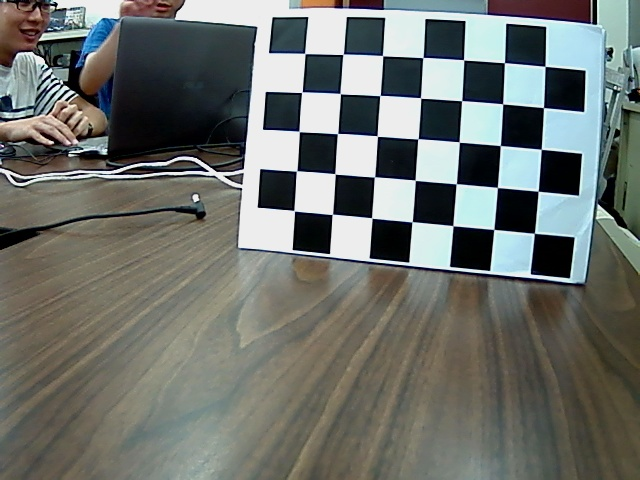
//> input picture cam_calibration/data/chessboard01.jpg, 640 x 480 px
$ ./calibration_main   (built with g++ and OpenCV 4)
//> lines starting //> are read from the running program, lines starting //| are printed output that depends on the picture; pictures that were not available may be replaced by others from this repository, and a replacement may not be noted
### cam_calibration/include/cam_calibration/calibration.h
#include <cstdio>
#include <opencv2/opencv.hpp>
#include <vector>
#include <string>

using namespace cv;
using namespace std;

class CameraCalibrator{
private:
    vector<string> m_filenames;
    Size m_borderSize;
    vector<vector<Point2f> > m_srcPoints;
    vector<vector<Point3f> > m_dstPoints;
    Mat map1,map2;
    int i=0;
public:
    void writeMatToFile(cv::Mat& m, const char* filename);
    void setFilename();
    void setBorderSize(const Size &borderSize);
    void addChessboardPoints();
    void addPoints(const vector<Point2f> &imageCorners, const vector<Point3f> &objectCorners);
    void calibrate(const Mat &src, Mat &dst);
    void load( cv::Mat& matData,string fileName);
};

### cam_calibration/src/calibration.cpp
#include <cam_calibration/calibration.h>
#include <iostream>
#include <fstream>
#include <iterator>
#include <vector>

// [81 lines left out: functions load, writeMatToFile, not called in this run]


void CameraCalibrator::setFilename(){
    m_filenames.clear();
    m_filenames.push_back("src/cam_calibration/data/chessboard01.jpg");
    m_filenames.push_back("src/cam_calibration/data/chessboard02.jpg");
    m_filenames.push_back("src/cam_calibration/data/chessboard03.jpg");
    m_filenames.push_back("src/cam_calibration/data/chessboard04.jpg");
    m_filenames.push_back("src/cam_calibration/data/chessboard05.jpg");
    m_filenames.push_back("src/cam_calibration/data/chessboard06.jpg");
    m_filenames.push_back("src/cam_calibration/data/chessboard07.jpg");
    m_filenames.push_back("src/cam_calibration/data/chessboard08.jpg");
    m_filenames.push_back("src/cam_calibration/data/chessboard09.jpg");
    m_filenames.push_back("src/cam_calibration/data/chessboard10.jpg");
    m_filenames.push_back("src/cam_calibration/data/chessboard11.jpg");
    m_filenames.push_back("src/cam_calibration/data/chessboard12.jpg");
    m_filenames.push_back("src/cam_calibration/data/chessboard13.jpg");
    m_filenames.push_back("src/cam_calibration/data/chessboard14.jpg");
}

void CameraCalibrator::setBorderSize(const Size &borderSize){
    m_borderSize = borderSize;
}

void CameraCalibrator::addChessboardPoints(){
    vector<Point2f> srcCandidateCorners;
    vector<Point3f> dstCandidateCorners;
    for(int i=0; i<m_borderSize.height; i++){
        for(int j=0; j<m_borderSize.width; j++){
            dstCandidateCorners.push_back(Point3f(i, j, 0.0f));
        }
    }

    for(int i=0; i<m_filenames.size(); i++){
        Mat image=imread(m_filenames[i],CV_LOAD_IMAGE_GRAYSCALE);
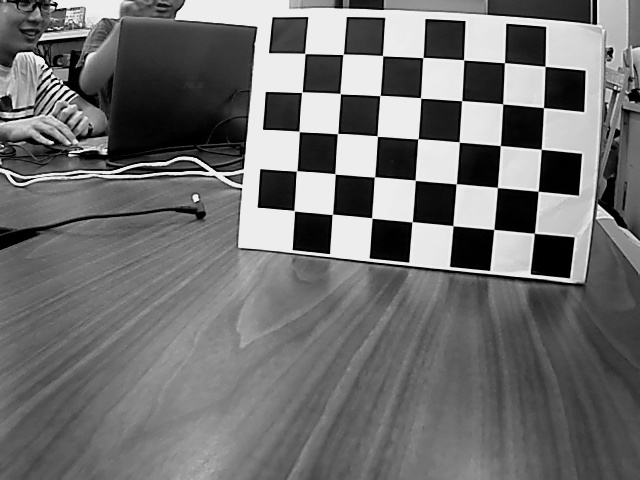
//> image: 480 rows x 640 cols, CV_8UC1; min 0, max 246, mean 111.7
        findChessboardCorners(image, m_borderSize, srcCandidateCorners);
//> srcCandidateCorners = 35 Points (x, y), first 12: [304.8, 53.48], [343, 54.38], [382.6, 55.63], [422.9, 57.62], [463.6, 59.79], [504.4, 62.67], [545.1, 66.39], [301.8, 92.18], [340.3, 93.62], [380, 95.5], [420.5, 97.87], [461.6, 100.6]
        TermCriteria param(TermCriteria::MAX_ITER + TermCriteria::EPS, 30, 0.1);
        cornerSubPix(image, srcCandidateCorners, Size(5,5), Size(-1,-1), param);
//> srcCandidateCorners = 35 Points (x, y), first 12: [304.8, 53.53], [343.1, 54.31], [382.6, 55.67], [422.9, 57.56], [463.6, 59.82], [504.4, 62.65], [545, 66.35], [301.9, 92.21], [340.3, 93.62], [380, 95.55], [420.6, 97.93], [461.6, 100.6]
        if(srcCandidateCorners.size() == m_borderSize.area()){
            addPoints(srcCandidateCorners, dstCandidateCorners);
//> in addPoints, `m_srcPoints.push_back(srcCorners);`: m_srcPoints = 1 point lists
        }
    }
//> pass 2 of the loop in addChessboardPoints, `for(int i=0; i<m_filenames.size(); i++)`:
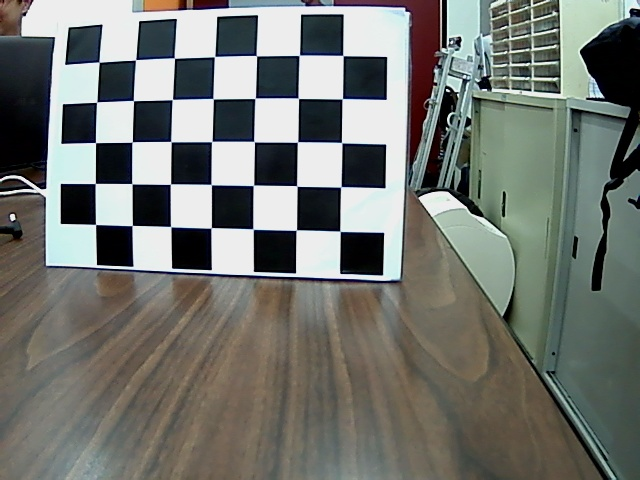
//> input picture cam_calibration/data/chessboard02.jpg, 640 x 480 px
//> in addChessboardPoints, `Mat image=imread(m_filenames[i],CV_LOAD_IMAGE_GRAYSCALE);`:
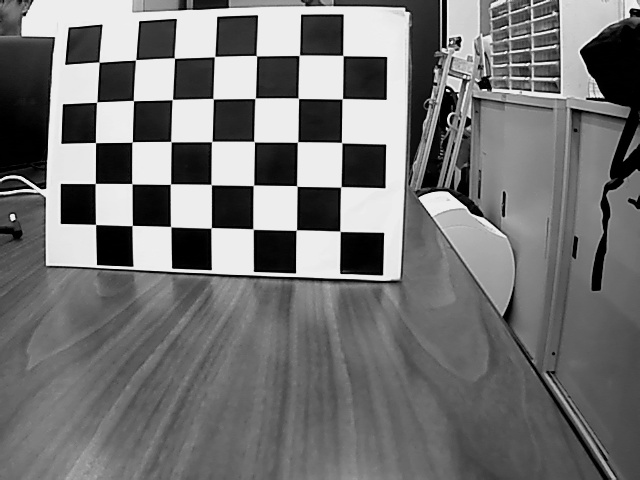
//> image: 480 rows x 640 cols, CV_8UC1; min 0, max 244, mean 115.8
//> in addChessboardPoints, `findChessboardCorners(image, m_borderSize, srcCandidateCorners);`: srcCandidateCorners = 35 Points (x, y), first 12: [99.16, 62.19], [135.5, 59.78], [174.5, 58.18], [214.6, 56.58], [256.4, 55.73], [299.3, 55.32], [342.9, 55.5], [96.59, 102.2], [133.4, 100.6], [172.4, 99.43], [213.2, 98.8], [255, 98.34]
//> in addChessboardPoints, `cornerSubPix(image, srcCandidateCorners, Size(5,5), Size(-1,-1), param);`: srcCandidateCorners = 35 Points (x, y), first 12: [99.13, 62.16], [135.6, 59.78], [174.4, 58.17], [214.6, 56.57], [256.4, 55.71], [299.2, 55.33], [342.9, 55.54], [96.67, 102.2], [133.5, 100.6], [172.3, 99.52], [213.2, 98.7], [255.1, 98.31]
}

void CameraCalibrator::addPoints(const vector<Point2f> &srcCorners, const vector<Point3f> &dstCorners){
    m_srcPoints.push_back(srcCorners);
    m_dstPoints.push_back(dstCorners);
}

// [15 lines left out: function calibrate, not called in this run]

### cam_calibration/src/calibration_main.cpp
#include <cam_calibration/calibration.h>

int main(){
    CameraCalibrator myCameraCalibrator;
    printf("1\n");
    myCameraCalibrator.setFilename();
    printf("2\n");
    myCameraCalibrator.setBorderSize(Size(7,5));
    printf("3\n");
//> (the run ends here: the program stops with an error, at `findChessboardCorners(image, m_borderSize, srcCandidateCorners);`)
